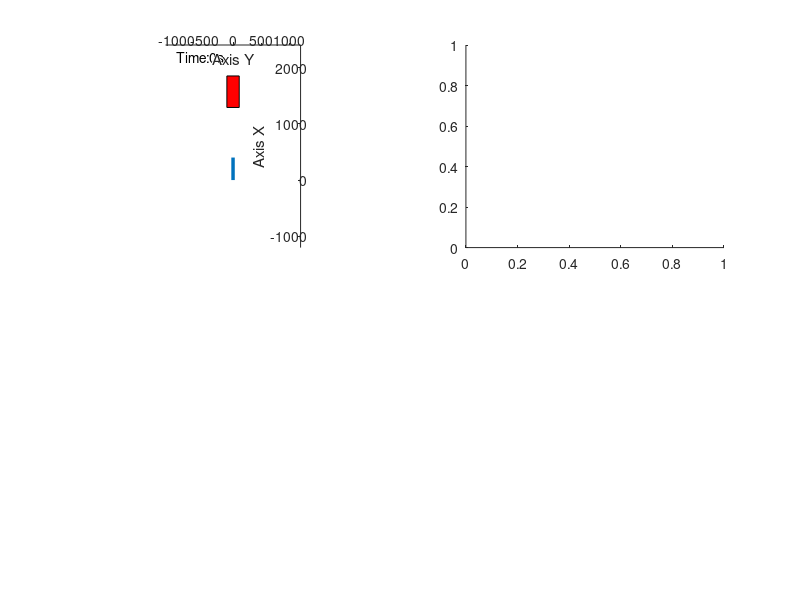

This chart was generated by the following MATLAB code: (Note: this script raises an error after producing the figure.)
clc
close all
clear all

%%Declaracao dos parametros importantes
L = 1170.2; %%mm
R = 400.1; %%mm
C = 0; %%mm

t = 0:0.0001:0.024; %%incremento do tempo (s)

n = input('Uniform motion? y/n:','s')

switch n
    case 'y'
        
q_dotdot = 0; %%aceleracao angular da generalizada (rad/s^2)
q_dotdot_plot = (t.*q_dotdot)./t; %%transformar aceleracao angular da generalizada como vetor de mesmo numero de elementos de t para plotagem mais adiante
q_dot = 5000*((2*pi)/60); %%velocidade angular da generalizada (rad/s)
q_dot_plot = (t.*q_dot)./t; %%transformar velocidade angular da generalizada como vetor de mesmo numero de elementos de t para plotagem mais adiante
q_zero = 0; %%angulo inicial da generalizada (rad)
q = q_zero + t.*q_dot; %%angulo da generalizada (rad) %%movimento uniforme: s = s0+vt
 
    otherwise

q_dotdot = 20; %%aceleracao angular da generalizada (rad/s^2)
q_dotdot_plot = (t.*q_dotdot)./t; %%transformar aceleracao angular da generalizada como vetor de mesmo numero de elementos de t para plotagem mais adiante
q_dot_zero = 0; %%velocidade angular inicial da generalizada (rad/s)
q_dot = q_dot_zero + t.*q_dotdot; %%velocidade angular da generalizada (rad/s) %%movimento uniformemente variado v = v0 + at
q_dot_plot = q_dot; %%para plotagem da velocidade angular da generalizada
q_zero = 0; %%angulo inicial da generalizada (rad)
q = q_zero + t.*q_dot_zero + (q_dotdot*(t.^2)./2); %%angulo da generalizada (rad) %%movimento uniformemente variado: s = s0+v0t+(a(t^2)/2)
     
end

%%Analise Cinematica

A = asin((R*sin(q) - C)/L); %%angulo A (rad)
X = R*cos(q) + L*cos(A); %%posicao x (definir medida)

Ka = R*cos(q)./(L*cos(A)); %%coeficiente de velocidade de A
Kx = (-R*L*sin(q).*cos(A) - R*L*cos(q).*sin(A))./(L*cos(A)); %%coeficiente de velocidade de X

A_dot = Ka.*q_dot; %%velocidade de A
X_dot = Kx.*q_dot; %%velocidade de X

La = ((-R*L*sin(q).*cos(A)) + (R*L*cos(q).*sin(A).*Ka))./((L*cos(A)).^2); %%coeficiente de aceleracao de A
Lx = -R*cos(q) - L*La.*sin(A) - L*(Ka.^2).*cos(A); %%coeficiente de aceleracao de X

A_dotdot = Ka.*q_dotdot + La.*(q_dot.^2); %%aceleracao de A
X_dotdot = Kx.*q_dotdot + Lx.*(q_dot.^2); %%aceleracao de X

%%Posicao: Pontos de Interesse

%%Ponto de Interesse - Manivela: Coordenadas
Upm = R; %%projecao do ponto de interesse em U
Vpm = 0; %%projecao do ponto de interesse em V

Xm = Upm*cos(q)-Vpm*sin(q); %%coordenada do ponto de interesse em X
Ym = Upm*sin(q)-Vpm*cos(q); %%coordenada do ponto de interesse em Y

%%Ponto de Interesse - Biela: Coordenadas
Upb = L/2; %%projecao do ponto de interesse em U
Vpb = 0; %%projecao do ponto de interesse em V

Xb = R*cos(q)+Upb*cos(A)+Vpb*sin(A);
Yb = R*sin(q)-Upb*sin(A)+Vpb*sin(A);

%%Ponto de Interesse - Pistao: Coordenadas
Vp = 0;
Up = 0;

Yp = C+Vp;
Xp = X+Up;

Yp_plot = (t.*Yp)./t; %%vetorizando a variavel constante Yp

%%Velocidade: Pontos de Interesse

%%Manivela
Kxm = (-Upm*sin(q)-Vpm*cos(q)); %%coeficiente de velocidade de Xm
Xm_dot = Kxm.*(q_dot); %%velocidade de Xm

Kym = Upm*cos(q)-Vpm*sin(q);%%coeficiente de velocidade de Ym
Ym_dot = Kym.*(q_dot);%%velocidade de Ym

%%Biela
Kxb = (-R*sin(q)+(-Upb*sin(A)+Vpb*cos(A)).*Ka);%%coeficiente de velocidade de Xb
Xb_dot = Kxb.*(q_dot);%%velocidade de Xb

Kyb = (R*cos(q)+(-Upb*cos(A)-Vpb*sin(A)).*Ka);%%coeficiente de velocidade de Yb
Yb_dot = Kyb.*(q_dot);%%velocidade de Yb

%%Pistao
Yp_dot = 0; %%velocidade de Yp
Xp_dot = X_dot; %%velocidade de Xp


%%Aceleracao: Pontos de Interesse

%%Manivela
Lxm = -Upm*cos(q)+Vpm*sin(q); %%coeficiente de aceleracao de Xm
Xm_dotdot = Kxm.*(q_dotdot)+Lxm.*((q_dot).^2); %%aceleracao de Xm

Lym = -Upm*sin(q)-Vpm*cos(q);%%coeficiente de aceleracao de Ym
Ym_dotdot = Kym.*(q_dotdot)+Lym.*((q_dot).^2); %%aceleracao de Ym

%%Biela
Lxb = -R*cos(q) + (-Upb*sin(A)+Vpb*cos(A)).*La + (Ka.^2).*(-Upb*cos(A) - Vpb*sin(A));%%coeficiente de aceleracao de Xb
Xb_dotdot = Kxb.*(q_dotdot)+Lxb.*((q_dot).^2); %%aceleracao de Xb

Lyb = -R*sin(q) + (-Upb*cos(A)-Vpb*sin(A)).*La + (Ka.^2).*(Upb*sin(A)-Vpb*cos(A));%%coeficiente de aceleracao de Xb
Yb_dotdot = Kyb.*(q_dotdot)+Lyb.*((q_dot).^2); %%aceleracao de Yb

%%Pistao
Yp_dotdot = 0; %%aceleracao de Yb
Xp_dotdot = X_dotdot; %%aceleracao de Xp


%%Animacao

%%Vetores posicao

Ypistao = (t.*Yp)./t; %%transformando em vetor Yp

P1 = [0;0]; %%ponto na junta fixa
P2 = [Xm;Ym]; %%ponto na junta de revolucao de ligacao biela-manivela
P3 = [Xp;Ypistao]; %%ponto na junta de revolucao de ligacao biela-pistao

y_pontos_pistao = [(11/117)*L (11/117)*L -(11/117)*L -(11/117)*L];

radii = 0.15;
% y = figure;
for i=1:length(t)
    
    ani = subplot(2,2,1);
    P1_ponto = viscircles([P1(1) P1(2)],radii);
    P2_ponto = viscircles([P2(1,i) P2(2,i)],radii);
    P3_ponto = viscircles([P3(1,i) P3(2,i)],radii);
    
    manivela_barra = line([P1(1) P2(1,i)],[P1(2) P2(2,i)],'LineWidth',2.5);
    biela_barra = line([P2(1,i) P3(1,i)],[P2(2,i) P3(2,i)],'LineWidth',2.5);
    
    x_pontos_pistao = Xp(i)+[(-28/117)*L (28/117)*L (28/117)*L (-28/117)*L];

    axis(ani,'equal');
    set(gca,'XLim',[-(120/117)*L (240/117)*L],'YLim',[-(120/117)*L (120/117)*L]);
    str = ['Time:' num2str(t(i)) 's'];
    tempo = text((220/117)*L,-(100/117)*L,str);
   
    hold on
    
    pistao = fill(x_pontos_pistao,y_pontos_pistao,'r');
    
    hold off
    
    view([90 -90])
    ylabel('Axis Y');
    xlabel('Axis X')
    
    pause(0.005);
    
    if i<length(t)
%         
        pos = subplot(2,2,2)
        yyaxis left
        plot(pos,t(1:i),Xp(1:i)) %%posicao X da junta biela-cursor
        xlabel('Time (s)')
        ylabel('Position Xp')
        hold on
        yyaxis right
        plot(pos,t(1:i),Yp_plot(1:i),'o-','MarkerSize',0.1)
        ylabel('Position Yp')
        hold off
        grid on
        
        pos1 = subplot(2,2,3)
        yyaxis left
        plot(pos1,t(1:i),Xm(1:i))
        xlabel('Time (s)')
        ylabel('Position Xm')
        hold on
        yyaxis right
        plot(pos1,t(1:i),Ym(1:i),'o-','MarkerSize',0.1)
        ylabel('Position Ym')
        hold off
        grid on
    
        pos2 = subplot(2,2,4)
        yyaxis left
        plot(pos2,t(1:i),Xb(1:i))
%         ylim([0 120])
        xlabel('Time (s)')
        ylabel('Position Xb')
        hold on
        yyaxis right
        plot(pos2,t(1:i),Yb(1:i),'o-','MarkerSize',0.1)
        ylabel('Position Yb')
        hold off
        grid on
        
        
        delete(P1_ponto)
        delete(P2_ponto)
        delete(P3_ponto)
        delete(manivela_barra)
        delete(biela_barra)
        delete(pistao)
        delete(tempo)
%         
    end
    
%      saveas(y,['Figura' num2str(i)],'png');
          
    
end